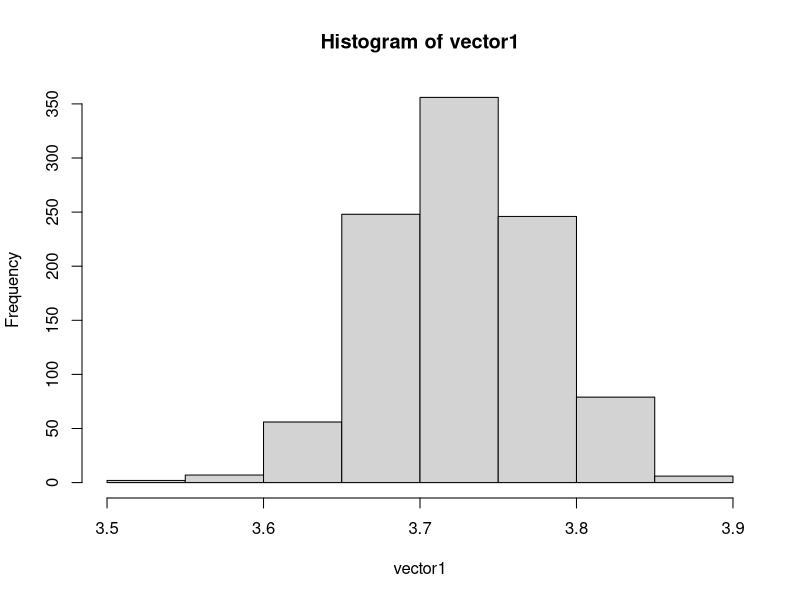
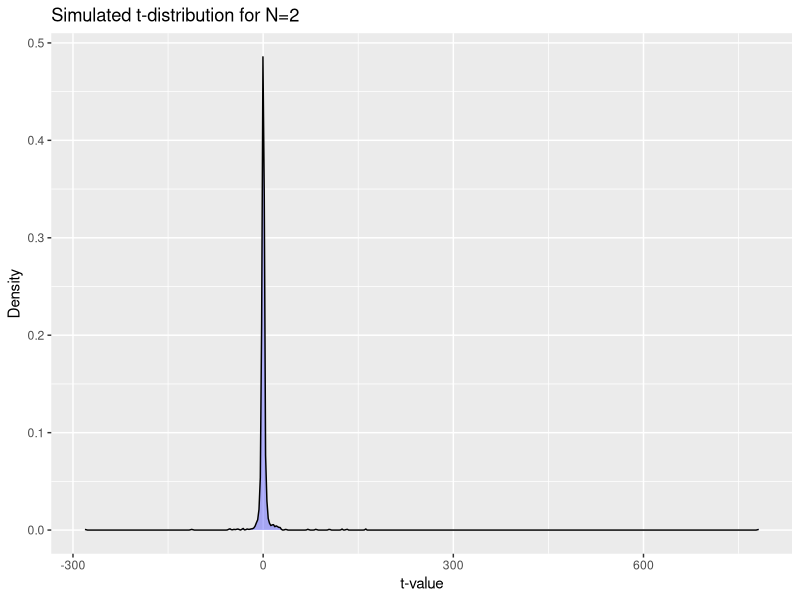
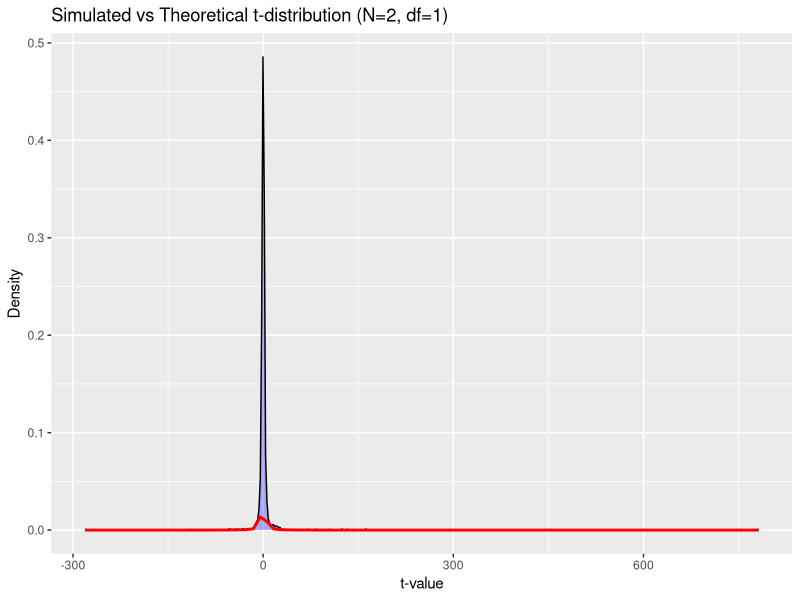
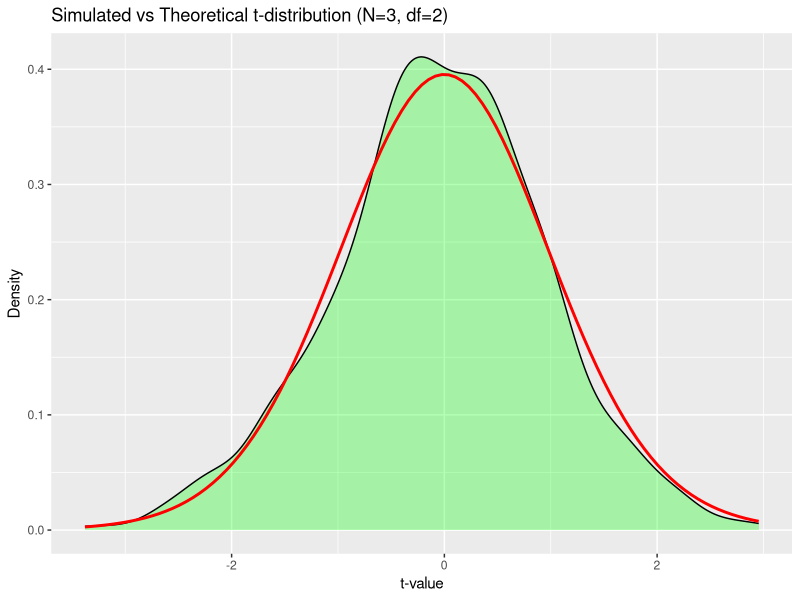

These figures' R source, in order:
## ---- chunk 1
# TODO: code goes here.
## ---- chunk 2
# TODO: code goes here.
## ---- chunk 3
# TODO: code goes here.
## ---- chunk 4
longest_head_run <- function(trials) {
  rle_encoded <- rle(trials)
  head_sequence_indicators <- rle_encoded$values == 1
  
  if (!any(head_sequence_indicators)) {
    return(0L)
  }
  
  lengths_head_sequences <- rle_encoded$lengths[head_sequence_indicators]
  
  max(lengths_head_sequences)
}
rbinom(10, 1, 0.5)
longest_head_run(rbinom(10, 1, 0.5))

## ---- chunk 5

NMC <- 1000; # 1000 seems like "a lot".
results <- rep( 0, NMC ); # We're going to record outcomes here.
for( i in 1:NMC) {
  # Generate a draw from the normal, and then...
  #X <- rnorm( 1, mean=1, sd=sqrt(3) );
  # ...record whether or not our event of interest happened.
  results[i] <- longest_head_run(rbinom(10, 1, 0.5));
}
# Now, compute what fraction of our trials were "successes" (i.e., E happened)
sum( results )/NMC

## ---- chunk 6

NMC <- 1000; # 1000 seems like "a lot".
results <- rep( 0, NMC ); # We're going to record outcomes here.
for( i in 1:NMC) {
  # Generate a draw from the normal, and then...
  #X <- rnorm( 1, mean=1, sd=sqrt(3) );
  # ...record whether or not our event of interest happened.
  results[i] <- longest_head_run(rbinom(20, 1, 0.5));
}
# Now, compute what fraction of our trials were "successes" (i.e., E happened)
sum( results )/NMC

NMC <- 1000; # 1000 seems like "a lot".
results <- rep( 0, NMC ); # We're going to record outcomes here.
for( i in 1:NMC) {
  # Generate a draw from the normal, and then...
  #X <- rnorm( 1, mean=1, sd=sqrt(3) );
  # ...record whether or not our event of interest happened.
  results[i] <- longest_head_run(rbinom(50, 1, 0.5));
}
# Now, compute what fraction of our trials were "successes" (i.e., E happened)
sum( results )/NMC

NMC <- 1000; # 1000 seems like "a lot".
results <- rep( 0, NMC ); # We're going to record outcomes here.
for( i in 1:NMC) {
  # Generate a draw from the normal, and then...
  #X <- rnorm( 1, mean=1, sd=sqrt(3) );
  # ...record whether or not our event of interest happened.
  results[i] <- longest_head_run(rbinom(1000, 1, 0.5));
}
# Now, compute what fraction of our trials were "successes" (i.e., E happened)
sum( results )/NMC

## ---- chunk 7
vector1 =  rep( 0, 1000 );
for(j in 1:1000){
  NMC <- 1000; # 1000 seems like "a lot".
  results <- rep( 0, NMC ); # We're going to record outcomes here.
  for( i in 1:NMC) {
    # Generate a draw from the normal, and then...
    #X <- rnorm( 1, mean=1, sd=sqrt(3) );
    # ...record whether or not our event of interest happened.
    results[i] <- longest_head_run(rbinom(20, 1, 0.5));
  }
  # Now, compute what fraction of our trials were "successes" (i.e., E happened)
  vector1[j] = sum( results )/NMC
  
}
vector1
hist(vector1)
## ---- chunk 8
# given output of rbernoulli or rbinom (a vector of 0's and 1's)
# compute the length of the longest continuous run of 1's
longest_head_run <- function(trials) {
  rle_encoded <- rle(trials)
  head_sequence_indicators <- rle_encoded$values == 1
  
  if (!any(head_sequence_indicators)) {
    return(0L)
  }
  
  lengths_head_sequences <- rle_encoded$lengths[head_sequence_indicators]
  
  max(lengths_head_sequences)
}

# demo of using longest_head_run
longest_head_run(c(0, 0, 0, 0, 0, 0, 0, 0, 0, 0, 0, 0)) # returns 0
longest_head_run(c(1, 0, 1, 1, 0, 1, 1, 1, 0, 0, 0, 0)) # returns 3
## ---- chunk 9
# TODO: code goes here.
set.seed(123)
M <- 1000
mu <- 5
sigma <- 2
N <- 2
t_values <- numeric(M)

for (i in 1:M) {
  sample <- rnorm(N, mean=mu, sd=sigma)
  X_bar <- mean(sample)
  s <- sd(sample)
  t_values[i] <- (X_bar - mu) / (s / sqrt(N))
}

# Plotting the density of simulated t-values
library(ggplot2)
ggplot(data.frame(t_values), aes(x=t_values)) +
  geom_density(fill="blue", alpha=0.3) +
  labs(title="Simulated t-distribution for N=2",
       x="t-value", y="Density")
## ---- chunk 10
# Overlaying the theoretical t-distribution for 1 degree of freedom
ggplot(data.frame(t_values), aes(x=t_values)) +
  geom_density(fill="blue", alpha=0.3) +
  stat_function(fun=dt, args=list(df=1), color="red", size=1) +
  labs(title="Simulated vs Theoretical t-distribution (N=2, df=1)",
       x="t-value", y="Density")

## ---- chunk 11
# Simulating for N=3
N <- 30
t_values_N3 <- numeric(M)

for (i in 1:M) {
  sample <- rnorm(N, mean=mu, sd=sigma)
  X_bar <- mean(sample)
  s <- sd(sample)
  t_values_N3[i] <- (X_bar - mu) / (s / sqrt(N))
}

# Plotting the simulated vs theoretical t-distribution for N=3
ggplot(data.frame(t_values_N3), aes(x=t_values_N3)) +
  geom_density(fill="green", alpha=0.3) +
  stat_function(fun=dt, args=list(df=N-1), color="red", size=1) +
  labs(title="Simulated vs Theoretical t-distribution (N=3, df=2)",
       x="t-value", y="Density")

